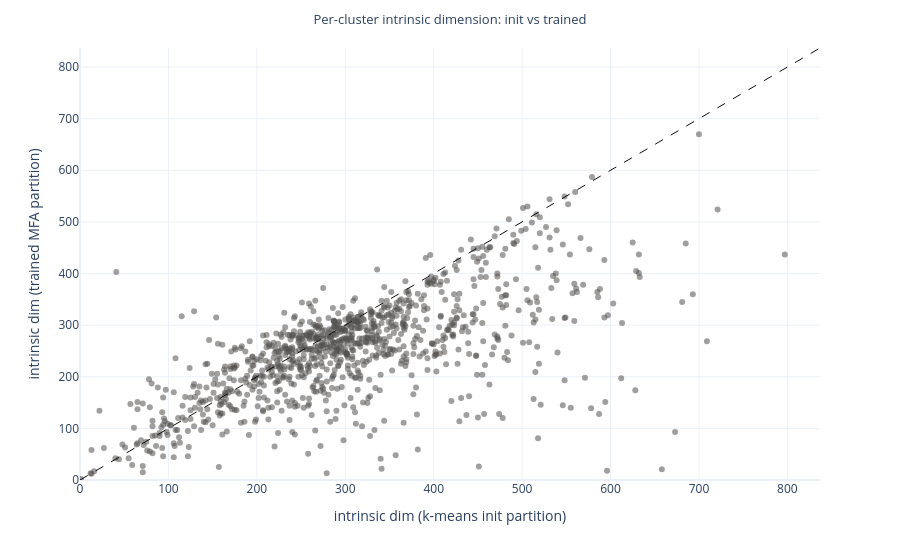
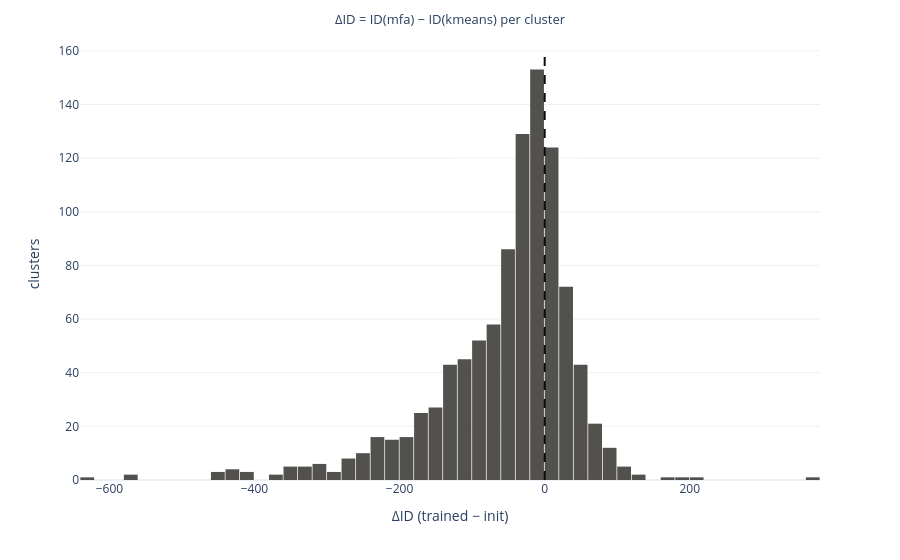
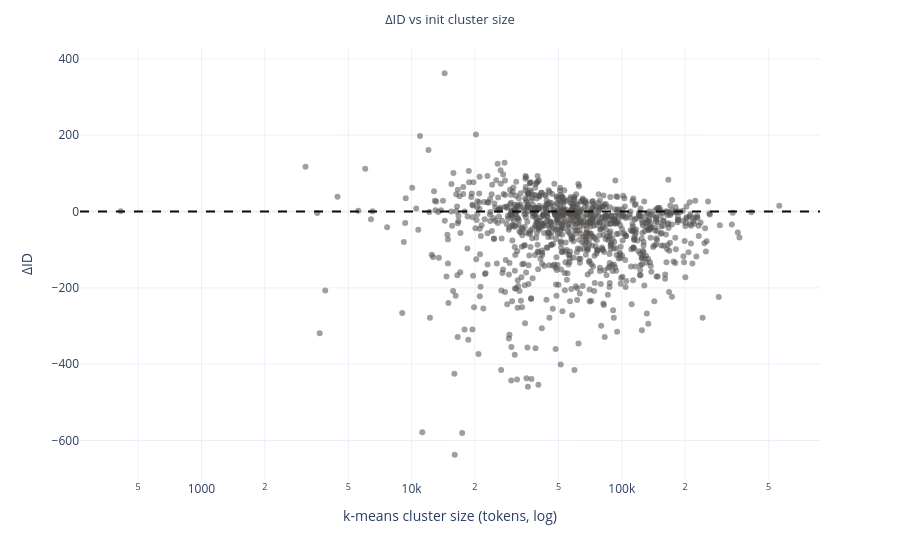

Here is the notebook cell these charts were saved with, in order:
### Markdown cell above
### 4.1 Per-Cluster Change: Init → Trained

Same cluster id on both axes. Points below the diagonal are clusters whose
intrinsic dimension *dropped* during training.

### Code cell
if not HAVE_IDS:
    display(Markdown("**Skipped:** missing one or both intrinsic-dim artifacts."))
else:
    id_df = pd.DataFrame(
        {
            "cluster": np.arange(K)[valid],
            "id_kmeans": id_km[valid],
            "id_mfa": id_mfa[valid],
            "km_cluster_size": id_km_obj["cluster_sizes"].numpy()[valid],
        }
    )
    id_df["delta_id"] = id_df["id_mfa"] - id_df["id_kmeans"]
    display(id_df["delta_id"].describe(percentiles=[0.1, 0.25, 0.5, 0.75, 0.9]))

    if px is not None:
        lim = float(max(id_df["id_kmeans"].max(), id_df["id_mfa"].max())) * 1.05
        fig = px.scatter(
            id_df,
            x="id_kmeans",
            y="id_mfa",
            hover_data=["cluster", "delta_id", "km_cluster_size"],
            title="Per-cluster intrinsic dimension: init vs trained",
            color_discrete_sequence=[COLOR_NEUTRAL],
            template=PLOT_TEMPLATE,
            opacity=0.55,
        )
        fig.add_shape(type="line", x0=0, y0=0, x1=lim, y1=lim, line=dict(color="#0b0b0b", dash="dash", width=1))
        fig.update_layout(
            xaxis_title="intrinsic dim (k-means init partition)",
            yaxis_title="intrinsic dim (trained MFA partition)",
            xaxis_range=[0, lim],
            yaxis_range=[0, lim],
        )
        save_fig(fig, "id_init_vs_trained")
        fig.show()

        fig = px.histogram(
            id_df,
            x="delta_id",
            nbins=60,
            title="ΔID = ID(mfa) − ID(kmeans) per cluster",
            color_discrete_sequence=[COLOR_NEUTRAL],
            template=PLOT_TEMPLATE,
        )
        fig.add_vline(x=0, line_dash="dash", line_color="#0b0b0b")
        fig.update_layout(xaxis_title="ΔID (trained − init)", yaxis_title="clusters", bargap=0.05)
        save_fig(fig, "delta_id_hist")
        fig.show()

        fig = px.scatter(
            id_df,
            x="km_cluster_size",
            y="delta_id",
            log_x=True,
            hover_data=["cluster", "id_kmeans", "id_mfa"],
            title="ΔID vs init cluster size",
            color_discrete_sequence=[COLOR_NEUTRAL],
            template=PLOT_TEMPLATE,
            opacity=0.55,
        )
        fig.add_hline(y=0, line_dash="dash", line_color="#0b0b0b")
        fig.update_layout(xaxis_title="k-means cluster size (tokens, log)", yaxis_title="ΔID")
        save_fig(fig, "delta_id_vs_cluster_size")
        fig.show()

### Figure 1 — Plotly figure (JSON) as saved in the notebook; plotly's stock layout.template omitted (floating-point values rounded to 4 significant figures; data arrays with more than 128 entries replaced by an {"elided": "..."} marker saying what was removed)
{"data": [{"customdata": {"elided": "1000x3 int values"}, "hovertemplate": "id_kmeans=%{x}<br>id_mfa=%{y}<br>cluster=%{customdata[0]}<br>delta_id=%{customdata[1]}<br>km_cluster_size=%{customdata[2]}<extra></extra>", "legendgroup": "", "marker": {"color": "#52514e", "opacity": 0.55, "symbol": "circle"}, "mode": "markers", "name": "", "orientation": "v", "showlegend": false, "type": "scatter", "x": {"elided": "1000 int values"}, "xaxis": "x", "y": {"elided": "1000 int values"}, "yaxis": "y"}], "layout": {"legend": {"tracegroupgap": 0}, "margin": {"t": 48}, "shapes": [{"line": {"color": "#0b0b0b", "dash": "dash", "width": 1}, "type": "line", "x0": 0, "x1": 836.9, "y0": 0, "y1": 836.9}], "title": {"font": {"size": 13}, "text": "Per-cluster intrinsic dimension: init vs trained", "x": 0.5}, "xaxis": {"anchor": "y", "domain": [0, 1], "range": [0, 836.9], "title": {"text": "intrinsic dim (k-means init partition)"}}, "yaxis": {"anchor": "x", "domain": [0, 1], "range": [0, 836.9], "title": {"text": "intrinsic dim (trained MFA partition)"}}}}

### Figure 2 — Plotly figure (JSON) as saved in the notebook; plotly's stock layout.template omitted (floating-point values rounded to 4 significant figures; data arrays with more than 128 entries replaced by an {"elided": "..."} marker saying what was removed)
{"data": [{"bingroup": "x", "hovertemplate": "delta_id=%{x}<br>count=%{y}<extra></extra>", "legendgroup": "", "marker": {"color": "#52514e", "pattern": {"shape": ""}}, "name": "", "nbinsx": 60, "orientation": "v", "showlegend": false, "type": "histogram", "x": {"elided": "1000 int values"}, "xaxis": "x", "yaxis": "y"}], "layout": {"bargap": 0.05, "barmode": "relative", "legend": {"tracegroupgap": 0}, "margin": {"t": 48}, "shapes": [{"line": {"color": "#0b0b0b", "dash": "dash"}, "type": "line", "x0": 0, "x1": 0, "xref": "x", "y0": 0, "y1": 1, "yref": "y domain"}], "title": {"font": {"size": 13}, "text": "ΔID = ID(mfa) − ID(kmeans) per cluster", "x": 0.5}, "xaxis": {"anchor": "y", "domain": [0, 1], "title": {"text": "ΔID (trained − init)"}}, "yaxis": {"anchor": "x", "domain": [0, 1], "title": {"text": "clusters"}}}}

### Figure 3 — Plotly figure (JSON) as saved in the notebook; plotly's stock layout.template omitted (floating-point values rounded to 4 significant figures; data arrays with more than 128 entries replaced by an {"elided": "..."} marker saying what was removed)
{"data": [{"customdata": {"elided": "1000x3 int values"}, "hovertemplate": "km_cluster_size=%{x}<br>delta_id=%{y}<br>cluster=%{customdata[0]}<br>id_kmeans=%{customdata[1]}<br>id_mfa=%{customdata[2]}<extra></extra>", "legendgroup": "", "marker": {"color": "#52514e", "opacity": 0.55, "symbol": "circle"}, "mode": "markers", "name": "", "orientation": "v", "showlegend": false, "type": "scatter", "x": {"elided": "1000 int values"}, "xaxis": "x", "y": {"elided": "1000 int values"}, "yaxis": "y"}], "layout": {"legend": {"tracegroupgap": 0}, "margin": {"t": 48}, "shapes": [{"line": {"color": "#0b0b0b", "dash": "dash"}, "type": "line", "x0": 0, "x1": 1, "xref": "x domain", "y0": 0, "y1": 0, "yref": "y"}], "title": {"font": {"size": 13}, "text": "ΔID vs init cluster size", "x": 0.5}, "xaxis": {"anchor": "y", "domain": [0, 1], "title": {"text": "k-means cluster size (tokens, log)"}, "type": "log"}, "yaxis": {"anchor": "x", "domain": [0, 1], "title": {"text": "ΔID"}}}}
